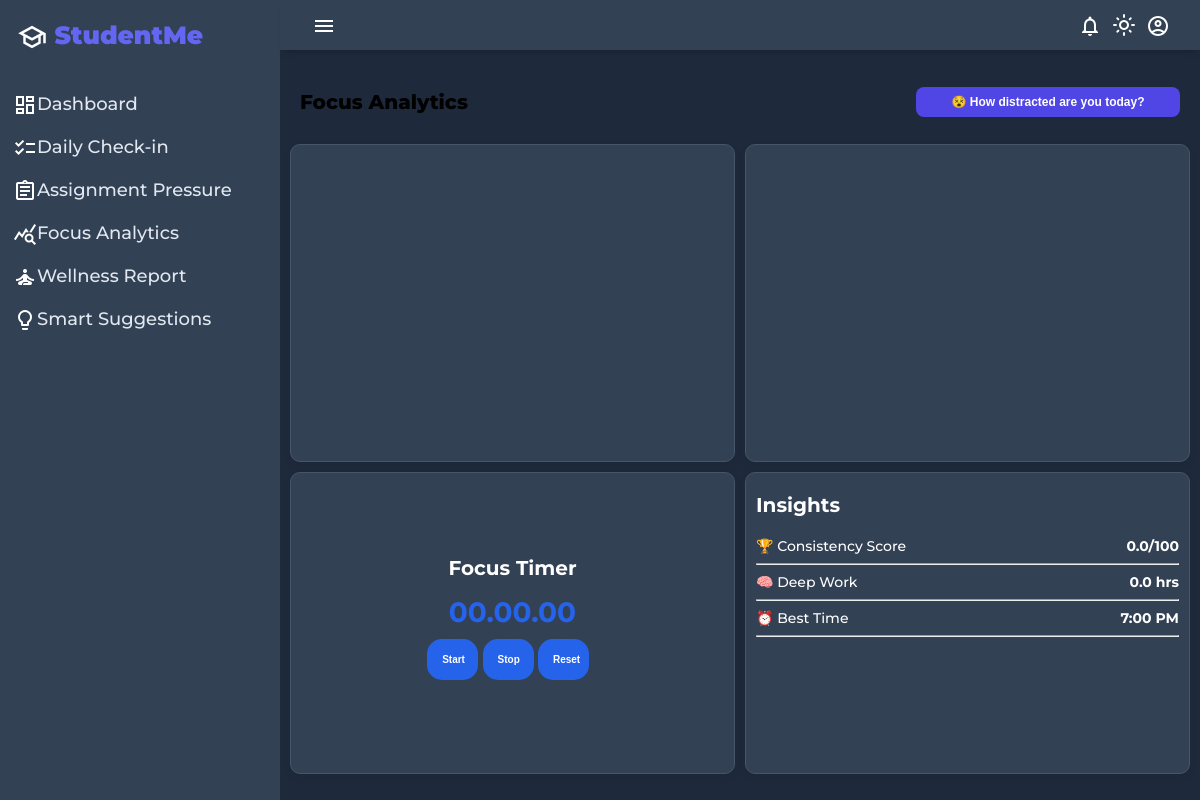
The app's page /focus-analytics/ (signed in), older data.
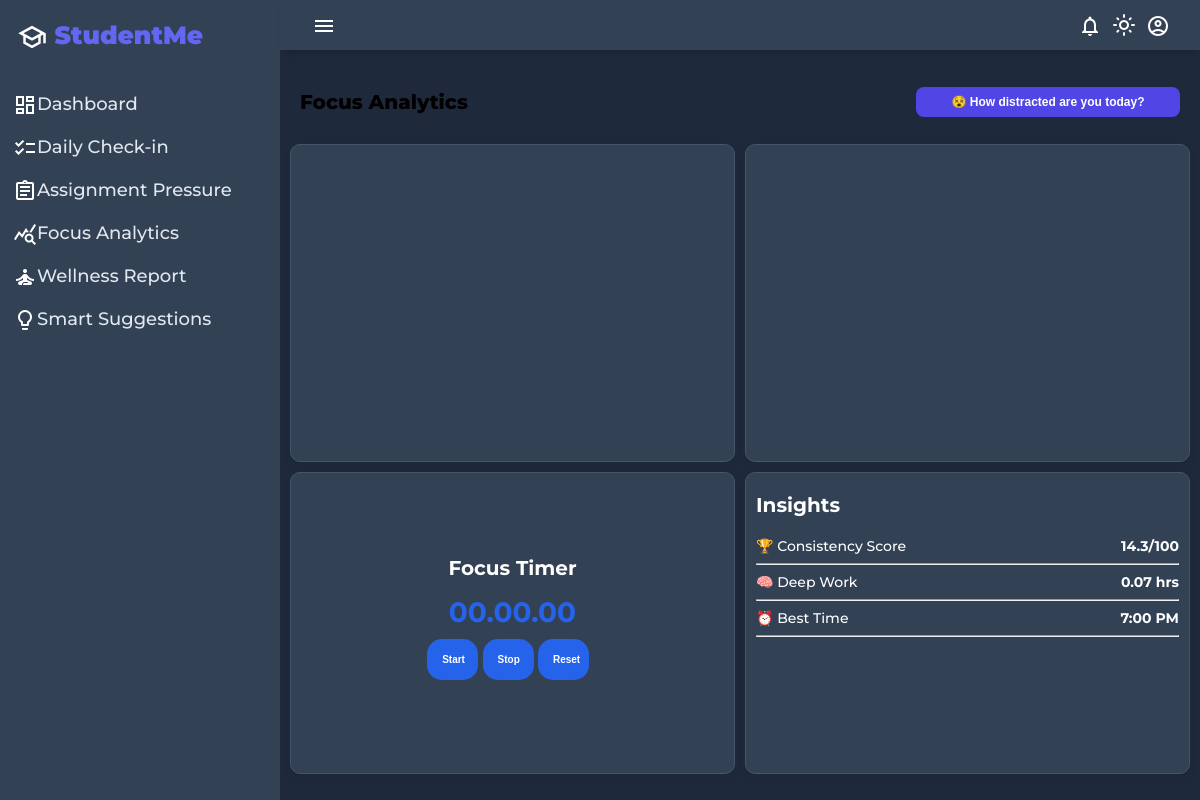
The same page, newer data.
### student_app/models.py (models this page shows, shortened)
class FocusData(models.Model):
    user = models.ForeignKey(User, on_delete=models.CASCADE)
    date = models.DateField(auto_now_add=True)
    duration = models.IntegerField(default=0)  # focus time (minutes)
    phone_usage = models.IntegerField(default=0)
    social_media = models.IntegerField(default=0)
    daydreaming = models.IntegerField(default=0)
    other = models.IntegerField(default=0)
    consistency_score = models.FloatField(blank=True, null=True)
    deep_work_hours = models.FloatField(blank=True, null=True)
    best_time = models.CharField(max_length=50, blank=True, null=True)
    created_at = models.DateTimeField(auto_now_add=True)
    def save(self, *args, **kwargs):
        super().save(*args,**kwargs)

### student_app/views.py (the view, shortened to what this page needs)
# urls.py: path('focus-analytics/',views.focusAnalytics, name='focus-analytics'),
@login_required
def focusAnalytics(request):
    today = date.today()
    obj = FocusData.objects.filter(
        user=request.user,
        date=today
    ).first()
    if obj:
        focus_time = obj.duration or 0   # minutes
        distraction = (
            obj.phone_usage +
            obj.social_media +
            obj.daydreaming +
            obj.other
        )
    else:
        focus_time = 0
        distraction = 0
    wellness = WellnessCheckin.objects.filter(
        user=request.user,
        created_at__date=today
    ).first()
    if wellness:
        study_time = (wellness.study_hours or 0) * 60   # hours → minutes
    else:
        study_time = 0
    total_active = focus_time + study_time + distraction
    if total_active == 0:
        study_balance = 0
    else:
        study_balance = round(
            (focus_time + study_time) / total_active, 2
        )
    week_data = []
    week_labels = []
    for i in range(7):
        day = today - timedelta(days=6 - i)
        obj = FocusData.objects.filter(
            user=request.user,
            date=day
        ).first()
        if obj:
            hours = round((obj.duration or 0) / 60, 2)  # minutes → hours
            week_data.append(hours)
        else:
            week_data.append(0)
        week_labels.append(day.strftime("%a"))
    today_obj = FocusData.objects.filter(
        user=request.user,
        date=today
    ).first()
    if today_obj:
        pie_data = [
            today_obj.phone_usage,
            today_obj.social_media,
            today_obj.daydreaming,
            today_obj.other
        ]
        if sum(pie_data) == 0:
            pie_data = [1, 1, 1, 1]
    else:
        pie_data = [1, 1, 1, 1]
    today = date.today()
    start_date = today - timedelta(days=6)
    days_with_data = FocusData.objects.filter(
        user=request.user,
        date__range=(start_date, today)
    ).values('date').distinct().count()
    total_minutes = FocusData.objects.filter(
        user=request.user,
        date__range=(start_date, today)
    ).aggregate(total=Sum('duration'))['total'] or 0
    consistency_score = round((days_with_data / 7) * 100, 1)
    deep_work_hours = round(total_minutes / 60, 2)
    focus_data = FocusData.objects.filter(user=request.user)
    hour_list = []
    for obj in focus_data:
        if obj.created_at:
            hour = obj.created_at.hour   # e.g. 10, 14
            hour_list.append(hour)
    if hour_list:
        most_common_hour = Counter(hour_list).most_common(1)[0][0]
        if most_common_hour < 12:
            best_time = f"{most_common_hour}:00 AM"
        elif most_common_hour == 12:
            best_time = "12:00 PM"
        else:
            best_time = f"{most_common_hour-12}:00 PM"
    else:
        best_time = "Not enough data"
    latest_obj = FocusData.objects.filter(user=request.user).order_by('-id').first()
    if latest_obj:
        latest_obj.consistency_score = consistency_score
        latest_obj.deep_work_hours = deep_work_hours
        latest_obj.best_time = best_time
        latest_obj.save()
    return render(request, "focus-analytics.html", {
        "focus_time": round(focus_time / 60, 2),   #  hours
        "study_time": round(study_time / 60, 2),
        "distraction": distraction,
        "total_active": round(total_active / 60, 2),
        "study_balance": study_balance,
        "week_data": week_data,
        "pie_data": pie_data,
        "week_labels": week_labels,
        "consistency_score": consistency_score,
        "deep_work_hours": deep_work_hours,
        "best_time": best_time,
    })

### student_app/context_processors.py (called while the page is built)
def notifications(request):
    if request.user.is_authenticated:
        return {
            'notifications': Notification.objects.filter(
                user=request.user,
                is_read=False
            ).order_by('-created_at')[:5]
        }
    return {}

### student_app/templates/focus-analytics.html (shortened to what this page needs)
{% load static %}
<!DOCTYPE html>
<html lang="en">
<head>
    <link rel="stylesheet" href="{% static 'css/focus-analytics.css' %}">
</head>
<body>
    <div class="grid-container">
        <header class="header">
            <div class="menu-icon" onclick="openSidebar()">
                <span class="material-icons-outlined">menu</span>
            </div>
            <div id="header-right">
                <div class="notification-container">
                    <span class="material-icons-outlined" onclick="toggleNotification()">notifications</span>
                </div>
                <span id="themeIcon" class="material-icons-outlined" onclick="toggleTheme()">dark_mode</span>
                <div class="profile-container">
                    <span class="material-icons-outlined" onclick="toggleProfile()">account_circle</span>
                </div>
            </div>
        </header>
        <aside id="sidebar">
            <div class="sidebar-title">
                <div class="sidebar-brand">
                    <span class="material-icons-outlined">school</span> StudentMe
                </div>
            </div>
            <ul class="sidebar-list">
                <li  class="sidebar-list-item">
                    <a href="{% url 'dashboard' %}"><span class="material-icons-outlined">dashboard</span>Dashboard</a>
                </li>
                <li class="sidebar-list-item">
                    <a href="{% url 'check-in' %}"><span class="material-icons-outlined">checklist</span>Daily Check-in</a>
                </li>
                <li class="sidebar-list-item">
                    <a href="{% url 'assignment-pressure' %}"><span class="material-icons-outlined">assignment</span>Assignment Pressure</a>
                </li>
                <li class="sidebar-list-item">
                    <a href="{% url 'focus-analytics' %}"><span class="material-icons-outlined">query_stats</span>Focus Analytics</a>
                </li>
                <li class="sidebar-list-item">
                    <a href="{% url 'wellness-report' %}"><span class="material-icons-outlined">self_improvement</span>Wellness Report</a>
                </li>
                <li class="sidebar-list-item">
                    <a href="{% url 'smart-suggestions' %}"><span class="material-icons-outlined">lightbulb</span>Smart Suggestions</a>
                </li>
            </ul>
        </aside>
        <main class="main-container">
            <div class="main-title">
                <p class="font-weight-bold">Focus Analytics</p>
                <button class="distraction-btn" onclick="openModal()">😵 How distracted are you today?</button>
            </div>
            <section class="main-content">
                <div class="sub-content" id="bar-graph">
                </div>
                <div class="sub-content" id="pie-chart">
                </div>
                <div class="sub-content" id="timer">
                    <p>Focus Timer</p>
                    <div id="display">00.00.00
                    </div>
                    <div id="controls">
                        <button class="timerbtn" id="startBtn">Start</button>
                        <button class="timerbtn" id="stopBtn">Stop</button>
                        <button class="timerbtn" id="resetBtn">Reset</button>
                    </div>
                </div>
                <div class="sub-content" id="insights">
                    <p>Insights</p>
                    <div class="insight">
                        <span class="text">🏆 Consistency Score</span>
                        <span class="sub-text">{{ consistency_score }}/100</span>
                    </div>
                    <hr>
                    <div class="insight">
                        <span class="text">🧠 Deep Work</span>
                        <span class="sub-text">{{ deep_work_hours }} hrs</span>
                    </div>
                    <hr>
                    <div class="insight">
                        <span class="text">⏰ Best Time</span>
                        <span class="sub-text">{{ best_time }}</span>
                    </div>
                    <hr>
                </div>
            </section>
        </main>
    </div>
</body>
</html>

Row changes from the older to the newer data that the page shows:
no longer on this page (row edited): FocusData: consistency_score "0.0", deep_work_hours "0.0", best_time "7:00 PM"
added FocusData: consistency_score "14.3", deep_work_hours "0.07", best_time "7:00 PM"
